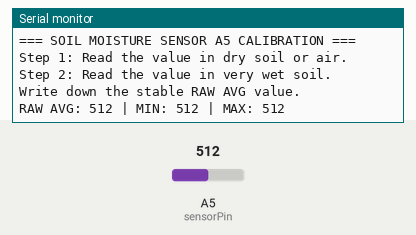
Bench run of a sketch on a simulated Arduino Uno, built with avr-gcc and run on an emulated ATmega328P. Parts: the last lines printed to the serial monitor. The inputs (shaded band) are chosen by the test bench; at power-on: A5 (sensorPin) = 512.

Above: at 2.3 s.
2.4 s: A5 (sensorPin) set to 716
At 3.7 s:
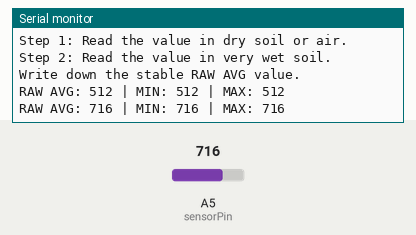
3.9 s: A5 (sensorPin) set to 900
At 5.3 s:
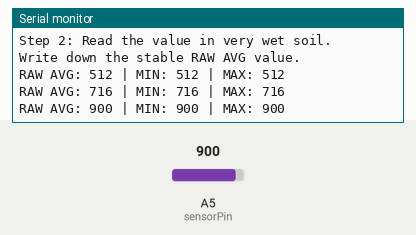
Timing chart, 0 to 6.9 s (numbered marks = the images above; inputs shaded):
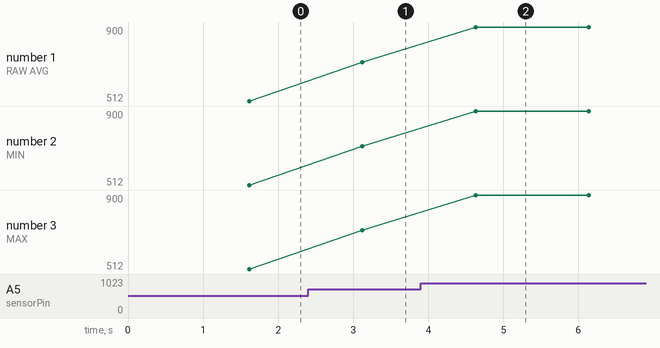

The sketch:

calibratesensor.ino
```cpp
// Tes hasil kalibrasi Sensor A0
// Dry = 473
// Wet = 292
//
//const int sensorPin = A0;

//const int dryValue = 473;
//const int wetValue = 292;

//void setup() {
//  Serial.begin(9600);
//  delay(1000);

//  Serial.println("=== TES PERSENTASE MOISTURE A0 ===");
//}

//void loop() {
//  int rawValue = analogRead(sensorPin);

//  int moisturePercent = map(rawValue, dryValue, wetValue, 0, 100);
//  moisturePercent = constrain(moisturePercent, 0, 100);

//  Serial.print("RAW: ");
//  Serial.print(rawValue);
//  Serial.print(" | Moisture: ");
//  Serial.print(moisturePercent);
//  Serial.println("%");

//  delay(1000);
//}

// Kalibrasi Sensor A1
// Gunakan untuk mencari nilai kering dan basah Sensor A1

//const int sensorPin = A1;

//const int jumlahSample = 50;
//const int delaySample = 10;

//int bacaRataRata() {
//  long total = 0;
//  int nilaiMin = 1023;
//  int nilaiMax = 0;

//  for (int i = 0; i < jumlahSample; i++) {
//    int nilai = analogRead(sensorPin);

//    total += nilai;

//    if (nilai < nilaiMin) nilaiMin = nilai;
//    if (nilai > nilaiMax) nilaiMax = nilai;

//    delay(delaySample);
//  }

//  int rataRata = total / jumlahSample;

//  Serial.print("RAW AVG: ");
//  Serial.print(rataRata);
//  Serial.print(" | MIN: ");
//  Serial.print(nilaiMin);
//  Serial.print(" | MAX: ");
//  Serial.println(nilaiMax);

//  return rataRata;
//}

//void setup() {
//  Serial.begin(9600);
//  delay(1000);

//  Serial.println("=== KALIBRASI SOIL MOISTURE SENSOR A1 ===");
//  Serial.println("Catat nilai saat kering, lalu saat tanah basah.");
//  Serial.println();
//}

//void loop() {
//  bacaRataRata();
//  delay(1000);
//}

// Kalibrasi Sensor A2
// Gunakan untuk mencari nilai kering dan basah Sensor A2

//const int sensorPin = A2;

//const int jumlahSample = 50;
//const int delaySample = 10;

//int bacaRataRata() {
//  long total = 0;
//  int nilaiMin = 1023;
//  int nilaiMax = 0;

//  for (int i = 0; i < jumlahSample; i++) {
//    int nilai = analogRead(sensorPin);

//    total += nilai;

//    if (nilai < nilaiMin) nilaiMin = nilai;
//    if (nilai > nilaiMax) nilaiMax = nilai;

//    delay(delaySample);
//  }

//  int rataRata = total / jumlahSample;

//  Serial.print("RAW AVG: ");
//  Serial.print(rataRata);
//  Serial.print(" | MIN: ");
//  Serial.print(nilaiMin);
//  Serial.print(" | MAX: ");
//  Serial.println(nilaiMax);

//  return rataRata;
//}

//void setup() {
//  Serial.begin(9600);
//  delay(1000);

//  Serial.println("=== KALIBRASI SOIL MOISTURE SENSOR A2 ===");
//  Serial.println("Catat nilai saat kering, lalu saat tanah basah.");
//  Serial.println();
//}

//void loop() {
//  bacaRataRata();
//  delay(1000);
//}

// Kalibrasi Sensor A3
// Gunakan untuk mencari nilai kering dan basah Sensor A3

//const int sensorPin = A3;

//const int jumlahSample = 50;
//const int delaySample = 10;

//int bacaRataRata() {
//  long total = 0;
//  int nilaiMin = 1023;
//  int nilaiMax = 0;

//  for (int i = 0; i < jumlahSample; i++) {
//    int nilai = analogRead(sensorPin);

//    total += nilai;

//    if (nilai < nilaiMin) nilaiMin = nilai;
//    if (nilai > nilaiMax) nilaiMax = nilai;

//    delay(delaySample);
//  }

//  int rataRata = total / jumlahSample;

//  Serial.print("RAW AVG: ");
//  Serial.print(rataRata);
//  Serial.print(" | MIN: ");
//  Serial.print(nilaiMin);
//  Serial.print(" | MAX: ");
//  Serial.println(nilaiMax);

//  return rataRata;
//}

//void setup() {
//  Serial.begin(9600);
//  delay(1000);

//  Serial.println("=== KALIBRASI SOIL MOISTURE SENSOR A3 ===");
//  Serial.println("Catat nilai saat kering, lalu saat tanah basah.");
//  Serial.println();
//}

//void loop() {
//  bacaRataRata();
//  delay(1000);
//}

// Kalibrasi Sensor A4
// Gunakan untuk mencari nilai kering dan basah Sensor A3

//const int sensorPin = A4;

//const int jumlahSample = 50;
//const int delaySample = 10;

//int bacaRataRata() {
//  long total = 0;
//  int nilaiMin = 1023;
//  int nilaiMax = 0;

//  for (int i = 0; i < jumlahSample; i++) {
//    int nilai = analogRead(sensorPin);

//    total += nilai;

//    if (nilai < nilaiMin) nilaiMin = nilai;
//    if (nilai > nilaiMax) nilaiMax = nilai;

//    delay(delaySample);
//  }

//  int rataRata = total / jumlahSample;

//  Serial.print("RAW AVG: ");
//  Serial.print(rataRata);
//  Serial.print(" | MIN: ");
//  Serial.print(nilaiMin);
//  Serial.print(" | MAX: ");
//  Serial.println(nilaiMax);

//  return rataRata;
//}

//void setup() {
//  Serial.begin(9600);
//  delay(1000);

//  Serial.println("=== KALIBRASI SOIL MOISTURE SENSOR A4 ===");
//  Serial.println("Catat nilai saat kering, lalu saat tanah basah.");
//  Serial.println();
//}

//void loop() {
//  bacaRataRata();
//  delay(1000);
//}

// Calibration for Soil Moisture Sensor A5
// Use this code to find dry and wet calibration values for Sensor A5

const int sensorPin = A5;

const int sampleCount = 50;
const int sampleDelayMs = 10;

int readAverage() {
  long total = 0;
  int minValue = 1023;
  int maxValue = 0;

  for (int i = 0; i < sampleCount; i++) {
    int value = analogRead(sensorPin);

    total += value;

    if (value < minValue) minValue = value;
    if (value > maxValue) maxValue = value;

    delay(sampleDelayMs);
  }

  int averageValue = total / sampleCount;

  Serial.print("RAW AVG: ");
  Serial.print(averageValue);
  Serial.print(" | MIN: ");
  Serial.print(minValue);
  Serial.print(" | MAX: ");
  Serial.println(maxValue);

  return averageValue;
}

void setup() {
  Serial.begin(9600);
  delay(1000);

  Serial.println("=== SOIL MOISTURE SENSOR A5 CALIBRATION ===");
  Serial.println("Step 1: Read the value in dry soil or air.");
  Serial.println("Step 2: Read the value in very wet soil.");
  Serial.println("Write down the stable RAW AVG value.");
  Serial.println();
}

void loop() {
  readAverage();
  delay(1000);
}
```

Measured:
- after the input at 2.4 s, the serial monitor: prints a new line after 0.72 s (image 1)
- after the input at 3.9 s, the serial monitor: prints a new line after 0.73 s (image 2)
- plotted number 1: 512 → 716 after the input at 2.4 s, 716 → 900 after the input at 3.9 s
- plotted number 2: 512 → 716 after the input at 2.4 s, 716 → 900 after the input at 3.9 s
- plotted number 3: 512 → 716 after the input at 2.4 s, 716 → 900 after the input at 3.9 s
